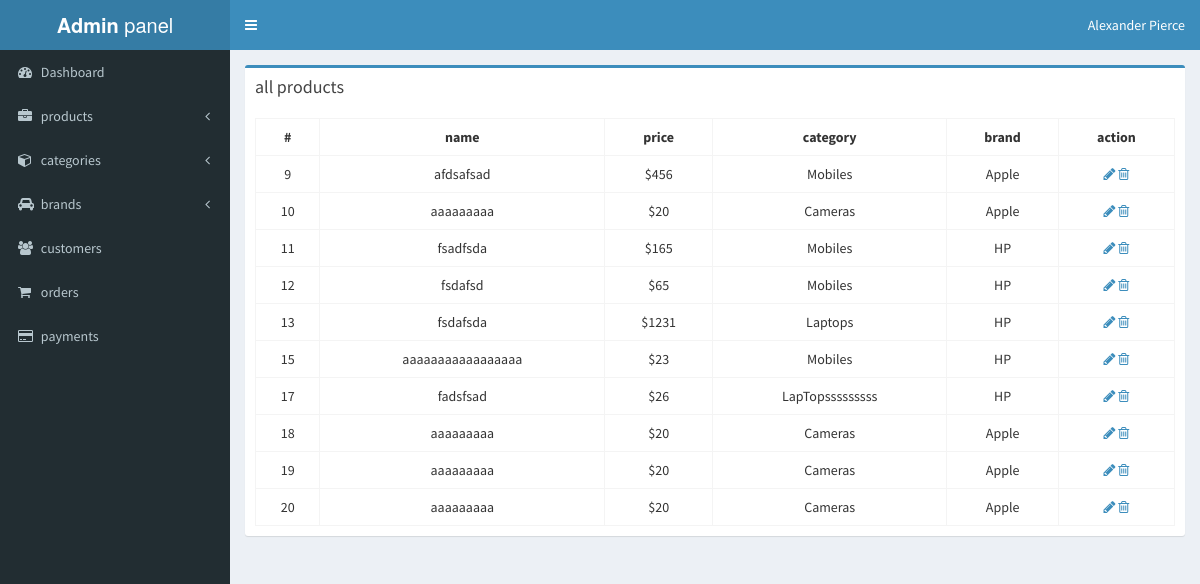
/admin/index.php?show=products (signed in), run on the app's committed database.
### tables this page shows
CREATE TABLE `products` (
  `id` int(11) NOT NULL,
  `cat_id` int(11) NOT NULL,
  `brand_id` int(11) NOT NULL,
  `title` varchar(200) NOT NULL,
  `description` text NOT NULL,
  `price` int(11) NOT NULL,
  `image` varchar(200) NOT NULL,
  `keywords` varchar(200) NOT NULL
);

CREATE TABLE `categories` (
  `id` int(11) NOT NULL,
  `title` varchar(200) NOT NULL
);

CREATE TABLE `brands` (
  `id` int(11) NOT NULL,
  `title` varchar(200) NOT NULL
);

### admin/index.php (called while the page is built, shortened)
<?php
require 'admin.php';
require 'includes/header.php';
$product  = new product();
require 'includes/footer.php';
 ?>

### admin/admin.php (the view, shortened to what this page needs)
<?php
class operation
{
	protected function connect($server = 'localhost', $user = 'root', $password = 11111, $db = 'ecommerce')
	{
		$this->con = mysqli_connect($server,$user,$password,$db);
	}
}
class product extends operation
{
	public function __construct()
	{
		$this->all();
	}
	private function all()
	{
		if(@$_GET['show']=='products')
		{
			$porducts = mysqli_query($this->con,"SELECT * FROM products");
			echo'
				<div class="box-header">
				  <h3 class="box-title">all products</h3>
				</div>
				<div class="box-body">
					<table class="table table-bordered text-center">
						<tr>
							<th>#</th>
							<th>name</th>
							<th>price</th>
							<th>category</th>
							<th>brand</th>
							<th>action</th>
						</tr>';
			while($obj = mysqli_fetch_object($porducts))
			{
				$category = mysqli_fetch_object(mysqli_query($this->con,"SELECT * FROM categories WHERE id = '$obj->cat_id'"));
				$brand = mysqli_fetch_object(mysqli_query($this->con,"SELECT * FROM brands WHERE id = '$obj->brand_id'"));
				echo'
				<tr>
					<td>'.$obj->id.'</td>
					<td>'.$obj->title.'</td>
					<td>$'.$obj->price.'</td>
					<td>'.$category->title.'</td>
					<td>'.$brand->title.'</td>
					<td ><a href="?product='.$obj->id.'"><i class="fa fa-pencil"></i></a> <a href="?del_product='.$obj->id.'"><i class="fa fa-trash-o"></i></a></td>
				</tr>';
			}
			echo '
					</table>
				</div>
				';
		}
	}
}
?>

### data on the page
products: id "9", title "afdsafsad", price "456", categories.title "Mobiles", brand.title "Apple"
products: id "10", title "aaaaaaaaa", price "20", categories.title "Cameras", brand.title "Apple"
products: id "11", title "fsadfsda", price "165", categories.title "Mobiles", brand.title "HP"
products: id "12", title "fsdafsd", price "65", categories.title "Mobiles", brand.title "HP"
products: id "13", title "fsdafsda", price "1231", categories.title "Laptops", brand.title "HP"
products: id "15", title "aaaaaaaaaaaaaaaaa", price "23", categories.title "Mobiles", brand.title "HP"
products: id "17", title "fadsfsad", price "26", categories.title "LapTopsssssssss", brand.title "HP"
products: id "18", title "aaaaaaaaa", price "20", categories.title "Cameras", brand.title "Apple"
products: id "19", title "aaaaaaaaa", price "20", categories.title "Cameras", brand.title "Apple"
products: id "20", title "aaaaaaaaa", price "20", categories.title "Cameras", brand.title "Apple"
